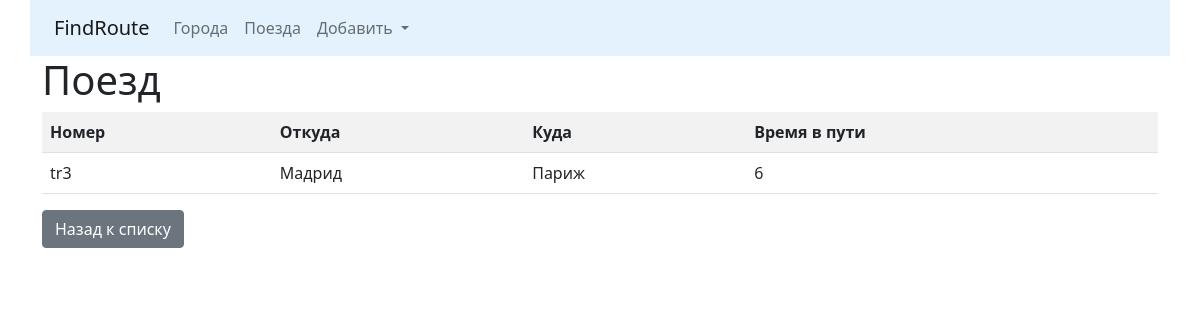
Page /trains/detail/4/ on the committed database.
### trains/models.py (models this page shows, shortened)
class Train(models.Model):
    name = models.CharField(max_length=50, unique=True, verbose_name='Номер поезда')
    travel_time = models.PositiveSmallIntegerField(verbose_name='Время в пути')
    from_city = models.ForeignKey(City, on_delete=models.CASCADE, related_name='from_city_set',
                                  verbose_name='Из какого города')
    to_city = models.ForeignKey('cities.City', on_delete=models.CASCADE, related_name='to_city_set',
                                verbose_name='В какой город')
    class Meta:
        verbose_name = 'Поезд'
        verbose_name_plural = 'Поезда'
        ordering = ['travel_time']

### cities/models.py (models this page shows, shortened)
class City(models.Model):
    name = models.CharField(
        max_length=100, unique=True, verbose_name='Город'
    )
    def __str__(self):
        return self.name
    class Meta:
        verbose_name = 'Город'
        verbose_name_plural = 'Города'
        ordering = ['name']

### trains/views.py (the view)
# urls.py: path('detail/<int:pk>/', TrainDetailView.as_view(), name='detail'),
class TrainDetailView(DetailView):
    queryset = Train.objects.all()
    template_name = 'trains/detail.html'

### trains/templates/trains/detail.html (shortened to what this page needs)
{% extends 'base.html' %}
{% block content %}
<h1>Поезд</h1>
<div class="row">
    <div class="col-md">
        <table class="table table-striped">
            <tr>
                <th>Номер</th>
                <th>Откуда</th>
                <th>Куда</th>
                <th>Время в пути</th>
            </tr>
            <tr>
                <td>{{object.name}}</td>
                <td>{{object.from_city}}</td>
                <td>{{object.to_city}}</td>
                <td>{{object.travel_time}}</td>
            </tr>
        </table>
    </div>
</div>
<div class="row">
    <div class="col-md-4">
        <a href="{% url 'trains:home' %}">
            <button class="btn btn-secondary" type="button">Назад к списку</button>
        </a>
    </div>
</div>
{% endblock %}

### rows in the picture
Train: name "tr3", from_city "Мадрид", to_city "Париж", travel_time "6"
